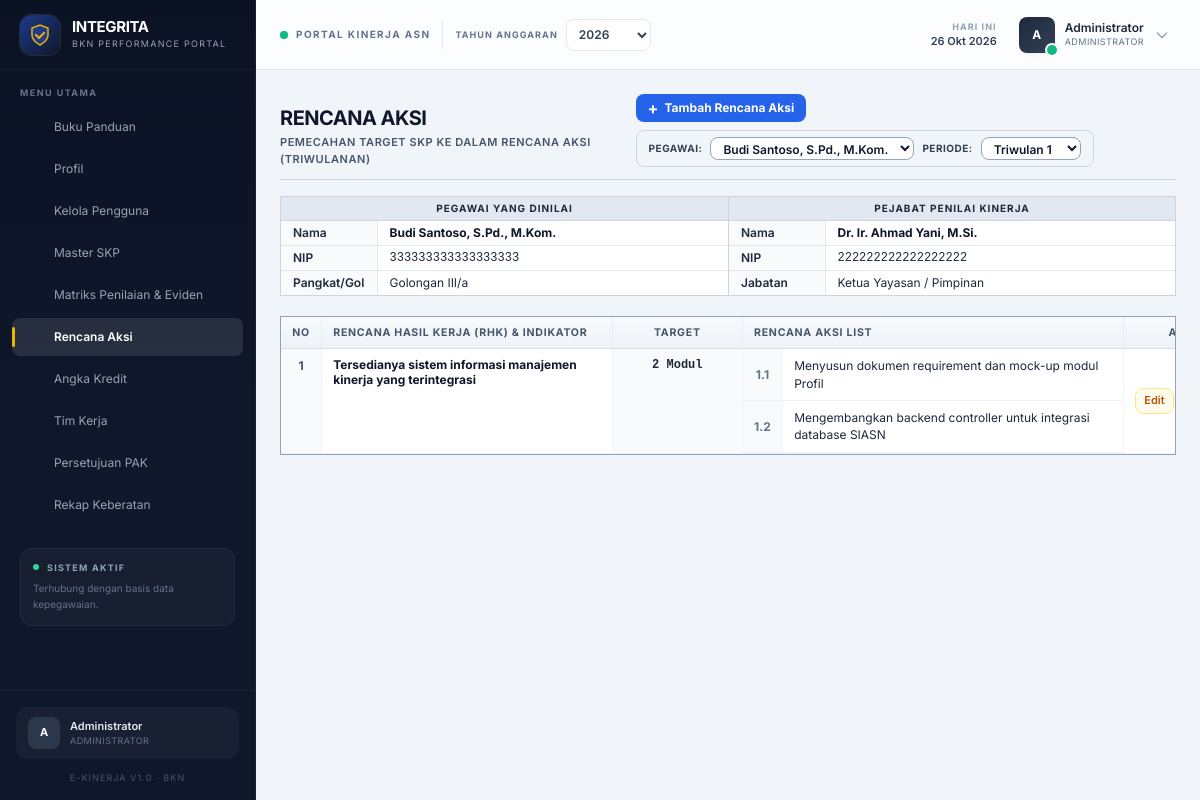
Page /index.php?page=rencana_aksi&tahun=2026 (signed in) on the committed database.
### tables this page shows
CREATE TABLE IF NOT EXISTS users (
    id INT AUTO_INCREMENT PRIMARY KEY,
    nip VARCHAR(20) NOT NULL UNIQUE,
    username VARCHAR(50) NOT NULL UNIQUE,
    password VARCHAR(255) NOT NULL,
    nama VARCHAR(100) NOT NULL,
    pangkat_golongan VARCHAR(50),
    jabatan VARCHAR(100),
    role ENUM('admin', 'ketua_yayasan', 'guru_pegawai') DEFAULT 'guru_pegawai',
    atasan_id INT NULL,
    email VARCHAR(100) NULL,
    no_hp VARCHAR(30) NULL,
    created_at TIMESTAMP DEFAULT CURRENT_TIMESTAMP,
    FOREIGN KEY (atasan_id) REFERENCES users(id) ON DELETE SET NULL
);

CREATE TABLE IF NOT EXISTS rencana_aksi (
    id INT AUTO_INCREMENT PRIMARY KEY,
    skp_id INT NOT NULL,
    user_id INT NOT NULL,
    triwulan TINYINT NOT NULL,
    rhk_indikator TEXT NOT NULL,
    target VARCHAR(100) NOT NULL,
    created_at TIMESTAMP DEFAULT CURRENT_TIMESTAMP,
    FOREIGN KEY (skp_id) REFERENCES skp(id) ON DELETE CASCADE,
    FOREIGN KEY (user_id) REFERENCES users(id) ON DELETE CASCADE
);

CREATE TABLE IF NOT EXISTS rencana_aksi_item (
    id INT AUTO_INCREMENT PRIMARY KEY,
    rencana_aksi_id INT NOT NULL,
    deskripsi TEXT NOT NULL,
    nomor_urut INT,
    created_at TIMESTAMP DEFAULT CURRENT_TIMESTAMP,
    FOREIGN KEY (rencana_aksi_id) REFERENCES rencana_aksi(id) ON DELETE CASCADE
);

### views/rencana_aksi.php (the view, shortened to what this page needs)
<?php
$role = $_SESSION['role'] ?? 'guru_pegawai';
$user_id = (int) ($_SESSION['user_id'] ?? 0);
$can_manage = in_array($role, ['admin', 'guru_pegawai'], true);
$list_pegawai = [];
if ($role === 'admin' || $role === 'ketua_yayasan') {
    $list_pegawai = $pdo->query("
        SELECT id, nama
        FROM users
        WHERE role = 'guru_pegawai'
        ORDER BY nama ASC
    ")->fetchAll();
    $allowed_pegawai_ids = array_map('intval', array_column($list_pegawai, 'id'));
    $requested_pegawai_id = isset($_GET['pegawai_id']) ? intval($_GET['pegawai_id']) : 0;
    $selected_pegawai_id = in_array($requested_pegawai_id, $allowed_pegawai_ids, true)
        ? $requested_pegawai_id
        : ($list_pegawai[0]['id'] ?? 0);
} else {
    $selected_pegawai_id = $user_id;
}
$triwulan = isset($_GET['triwulan']) ? intval($_GET['triwulan']) : 1;
$pegawai_stmt = $pdo->prepare("
    SELECT u.*, a.nama AS atasan_nama, a.nip AS atasan_nip, a.jabatan AS atasan_jabatan
    FROM users u
    LEFT JOIN users a ON u.atasan_id = a.id
    WHERE u.id = ?
");
$pegawai_stmt->execute([$selected_pegawai_id]);
$pegawai = $pegawai_stmt->fetch();
$rencana_stmt = $pdo->prepare("
    SELECT *
    FROM rencana_aksi
    WHERE user_id = ? AND triwulan = ?
    ORDER BY id ASC
");
$rencana_stmt->execute([$selected_pegawai_id, $triwulan]);
$rencana_list = $rencana_stmt->fetchAll();
$items_by_rencana = [];
if ($rencana_list) {
    $rencana_ids = array_map('intval', array_column($rencana_list, 'id'));
    $placeholders = implode(',', array_fill(0, count($rencana_ids), '?'));
    $item_stmt = $pdo->prepare("
        SELECT *
        FROM rencana_aksi_item
        WHERE rencana_aksi_id IN ($placeholders)
        ORDER BY id ASC
    ");
    $item_stmt->execute($rencana_ids);
    foreach ($item_stmt->fetchAll() as $item) {
        $items_by_rencana[(int) $item['rencana_aksi_id']][] = $item;
    }
}
?>
<div class="mb-4 flex flex-col justify-between gap-3 border-b border-slate-300 pb-3 sm:flex-row sm:items-end">
    <div>
        <h1 class="text-xl font-bold text-slate-900 uppercase tracking-tight">Rencana Aksi</h1>
        <p class="text-[11px] font-semibold text-slate-600 mt-0.5 uppercase tracking-wider">Pemecahan Target SKP ke dalam Rencana Aksi (Triwulanan)</p>
    </div>
    <div class="flex w-full flex-col gap-2 sm:w-auto sm:flex-row sm:flex-wrap sm:items-center">
        <?php if ($can_manage): ?>
            <button type="button" onclick="openRencanaModal(0)" class="mobile-action bg-blue-600 hover:bg-blue-700 text-white px-3 py-1.5 text-xs font-bold rounded-sm inline-flex items-center gap-1.5 sm:w-auto">
                <span class="text-base leading-none">+</span> Tambah Rencana Aksi
            </button>
        <?php endif; ?>
        <form method="GET" class="flex w-full flex-col gap-2 rounded-sm border border-slate-300 bg-slate-100 px-3 py-1.5 sm:w-auto sm:flex-row sm:flex-wrap sm:items-center">
            <?php if ($role === 'admin' || $role === 'ketua_yayasan'): ?>
                <label for="pegawaiIdRa" class="text-[10px] font-bold text-slate-700 uppercase tracking-wider">Pegawai:</label>
                <select id="pegawaiIdRa" name="pegawai_id" onchange="this.form.submit()" class="w-full rounded-sm border border-slate-400 bg-white px-2 py-1 text-xs font-semibold text-slate-900 focus:border-slate-800 focus:outline-none sm:w-auto sm:py-0.5">
                    <?php foreach ($list_pegawai as $item_pegawai): ?>
                        <option value="<?= (int) $item_pegawai['id'] ?>" <?= $selected_pegawai_id === (int) $item_pegawai['id'] ? 'selected' : '' ?>>
                            <?= htmlspecialchars($item_pegawai['nama'] ?? '', ENT_QUOTES, 'UTF-8') ?>
                        </option>
                    <?php endforeach; ?>
                </select>
            <?php endif; ?>
            <label for="triwulanRa" class="text-[10px] font-bold text-slate-700 uppercase tracking-wider">Periode:</label>
            <select id="triwulanRa" name="triwulan" onchange="this.form.submit()" class="w-full rounded-sm border border-slate-400 bg-white px-2 py-1 text-xs font-semibold text-slate-900 focus:border-slate-800 focus:outline-none sm:w-auto sm:py-0.5">
                <?php for ($i = 1; $i <= 4; $i++): ?>
                    <option value="<?= $i ?>" <?= $triwulan === $i ? 'selected' : '' ?>>Triwulan <?= $i ?></option>
                <?php endfor; ?>
            </select>
        </form>
    </div>
</div>
<?php if (!$pegawai): ?>
    <div class="bg-white border border-slate-200 rounded-sm p-8 text-center text-slate-500">
        Data pegawai tidak ditemukan.
    </div>
<?php else: ?>
    <div class="border border-slate-300 bg-white mb-5">
        <div class="grid grid-cols-1 md:grid-cols-2 md:divide-x divide-slate-300">
            <div>
                <div class="bg-slate-200 border-b border-slate-300 px-3 py-1 text-[10px] font-bold text-slate-800 uppercase tracking-widest text-center">Pegawai Yang Dinilai</div>
                <table class="w-full text-xs text-left table-fixed">
                    <tr class="border-b border-slate-200"><th class="w-24 px-3 py-1 bg-slate-50 font-semibold border-r border-slate-200">Nama</th><td class="px-3 py-1 font-bold text-slate-900"><?= htmlspecialchars($pegawai['nama'] ?? '', ENT_QUOTES, 'UTF-8') ?></td></tr>
                    <tr class="border-b border-slate-200"><th class="w-24 px-3 py-1 bg-slate-50 font-semibold border-r border-slate-200">NIP</th><td class="px-3 py-1 font-mono text-slate-800"><?= htmlspecialchars($pegawai['nip'] ?? '', ENT_QUOTES, 'UTF-8') ?></td></tr>
                    <tr><th class="w-24 px-3 py-1 bg-slate-50 font-semibold border-r border-slate-200">Pangkat/Gol</th><td class="px-3 py-1 text-slate-800"><?= htmlspecialchars($pegawai['pangkat_golongan'] ?? '-', ENT_QUOTES, 'UTF-8') ?></td></tr>
                </table>
            </div>
            <div>
                <div class="bg-slate-200 border-b border-slate-300 px-3 py-1 text-[10px] font-bold text-slate-800 uppercase tracking-widest text-center">Pejabat Penilai Kinerja</div>
                <table class="w-full text-xs text-left table-fixed">
                    <tr class="border-b border-slate-200"><th class="w-24 px-3 py-1 bg-slate-50 font-semibold border-r border-slate-200">Nama</th><td class="px-3 py-1 font-bold text-slate-900"><?= htmlspecialchars($pegawai['atasan_nama'] ?? '-', ENT_QUOTES, 'UTF-8') ?></td></tr>
                    <tr class="border-b border-slate-200"><th class="w-24 px-3 py-1 bg-slate-50 font-semibold border-r border-slate-200">NIP</th><td class="px-3 py-1 font-mono text-slate-800"><?= htmlspecialchars($pegawai['atasan_nip'] ?? '-', ENT_QUOTES, 'UTF-8') ?></td></tr>
                    <tr><th class="w-24 px-3 py-1 bg-slate-50 font-semibold border-r border-slate-200">Jabatan</th><td class="px-3 py-1 text-slate-800"><?= htmlspecialchars($pegawai['atasan_jabatan'] ?? '-', ENT_QUOTES, 'UTF-8') ?></td></tr>
                </table>
            </div>
        </div>
    </div>
    <div class="border border-slate-400 bg-white">
        <div class="table-scroll overflow-x-auto">
        <table class="w-full min-w-[960px] text-left border-collapse table-compact">
            <thead>
                <tr class="table-header">
                    <th class="w-10 text-center">No</th>
                    <th class="w-[35%]">Rencana Hasil Kerja (RHK) & Indikator</th>
                    <th class="w-[15%] text-center">Target</th>
                    <th class="<?= $can_manage ? 'w-[45%]' : 'w-[50%]' ?>">Rencana Aksi List</th>
                    <?php if ($can_manage): ?>
                        <th class="w-24 text-center">Aksi</th>
                    <?php endif; ?>
                </tr>
            </thead>
            <tbody class="align-top">
                <?php if (!$rencana_list): ?>
                    <tr>
                        <td colspan="<?= $can_manage ? 5 : 4 ?>" class="p-8 text-center text-slate-500">
                            Belum ada rencana aksi untuk Triwulan <?= $triwulan ?>.
                        </td>
                    </tr>
                <?php else: ?>
                    <?php foreach ($rencana_list as $index => $rencana): ?>
                        <?php
                        $rencana_id = (int) $rencana['id'];
                        $items = $items_by_rencana[$rencana_id] ?? [];
                        ?>
                        <tr class="border-t border-slate-300">
                            <td class="text-center font-bold text-slate-600 bg-slate-50"><?= $index + 1 ?></td>
                            <td class="bg-white">
                                <div class="font-bold text-slate-900 leading-tight"><?= htmlspecialchars($rencana['rhk_indikator'] ?? '', ENT_QUOTES, 'UTF-8') ?></div>
                            </td>
                            <td class="text-center font-bold font-mono text-slate-800 bg-slate-50"><?= htmlspecialchars($rencana['target'] ?? '', ENT_QUOTES, 'UTF-8') ?></td>
                            <td class="p-0 bg-white">
                                <table class="w-full h-full border-collapse">
                                    <?php if (!$items): ?>
                                        <tr class="bg-white">
                                            <td class="w-8 text-center border-r border-slate-200 font-bold text-slate-400 bg-slate-50 text-[10px]">-</td>
                                            <td class="px-2 py-1.5 leading-tight border-r border-slate-200 text-slate-400 italic">Belum ada rencana aksi terdaftar.</td>
                                        </tr>
                                    <?php else: ?>
                                        <?php foreach ($items as $item_index => $item): ?>
                                            <tr class="border-b border-slate-200 bg-white hover:bg-slate-50 transition-none">
                                                <td class="w-8 text-center border-r border-slate-200 font-bold text-slate-500 bg-slate-50 text-[10px]"><?= $index + 1 ?>.<?= $item_index + 1 ?></td>
                                                <td class="px-2 py-1.5 leading-tight border-r border-slate-200 text-slate-800"><?= htmlspecialchars($item['deskripsi'] ?? '', ENT_QUOTES, 'UTF-8') ?></td>
                                            </tr>
                                        <?php endforeach; ?>
                                    <?php endif; ?>
                                </table>
                            </td>
                            <?php if ($can_manage): ?>
                                <td class="p-2 text-center align-middle">
                                    <div class="flex items-center justify-center gap-1">
                                        <button type="button" onclick="openRencanaModal(<?= $rencana_id ?>)" class="bg-amber-50 text-amber-700 border border-amber-200 hover:bg-amber-100 px-2 py-1 text-[11px] font-semibold rounded-sm">
                                            Edit
                                        </button>
                                    </div>
                                </td>
                            <?php endif; ?>
                        </tr>
                    <?php endforeach; ?>
                <?php endif; ?>
            </tbody>
        </table>
        </div>
    </div>
<?php endif; ?>

### assets/css/app.css (style rules this page uses)
:root { color-scheme: light; }
html { scroll-behavior: smooth; }
body { overflow-x: hidden; font-feature-settings: "cv11", "ss01"; background-image: radial-gradient(1200px 600px at 100% -10%, rgba(59, 130, 246, 0.06), transparent 60%), radial-gradient(900px 500px at -10% 110%, rgba(202, 138, 4, 0.05), transparent 55%); background-attachment: fixed; }
.rounded-sm { border-radius: 8px !important; }
input[type="text"], input[type="email"], input[type="password"], input[type="number"], input[type="date"], input[type="url"], input[type="search"], input[type="tel"], select, textarea { border-radius: 8px; border-color: #dbe2ea; background-color: #ffffff; transition: border-color 0.16s ease, box-shadow 0.16s ease, background-color 0.16s ease; }
button { transition: background-color 0.16s ease, border-color 0.16s ease, color 0.16s ease, box-shadow 0.16s ease, transform 0.16s ease; }
* { scrollbar-width: thin; scrollbar-color: #cbd5e1 transparent; }
.table-compact th, .table-compact td { padding: 0.5rem 0.7rem; font-size: 0.75rem; line-height: 1.45; border-bottom: 1px solid #eef2f7; }
.table-compact th { border-right: 1px solid #e8edf4; }
.table-compact td { border-right: 1px solid #f1f5f9; }
.table-compact td:last-child, .table-compact th:last-child { border-right: 0; }
.table-compact td.p-0, .table-compact th.p-0 { padding: 0 !important; }
.table-header th { background: linear-gradient(180deg, #f8fafc 0%, #eef2f7 100%); color: #475569; font-weight: 700; text-transform: uppercase; font-size: 0.66rem; letter-spacing: 0.07em; border-bottom: 1px solid #d7e0ea !important; }
.table-compact tbody > tr { transition: background-color 0.15s ease; }
h1, h2, h3 { letter-spacing: -0.015em; }
.table-scroll { -webkit-overflow-scrolling: touch; overscroll-behavior-x: contain; scrollbar-gutter: stable; }
input, select, textarea { max-width: 100%; }

### rows in the picture
users: nama "Budi Santoso, S.Pd., M.Kom.", nip "333333333333333333", pangkat_golongan "Golongan III/a", atasan.nama "Dr. Ir. Ahmad Yani, M.Si.", atasan.nip "222222222222222222", atasan.jabatan "Ketua Yayasan / Pimpinan"
rencana_aksi: rhk_indikator "Tersedianya sistem informasi manajemen kinerja yang terintegrasi", target "2 Modul"
rencana_aksi_item: deskripsi "Menyusun dokumen requirement dan mock-up modul Profil"
rencana_aksi_item: deskripsi "Mengembangkan backend controller untuk integrasi database SIASN"

### other values in the picture
$item['label'] "Buku Panduan"
$item['label'] "Profil"
$item['label'] "Kelola Pengguna"
$item['label'] "Master SKP"
$item['label'] "Matriks Penilaian & Eviden"
$item['label'] "Rencana Aksi"
$item['label'] "Angka Kredit"
$item['label'] "Tim Kerja"
$item['label'] "Persetujuan PAK"
$item['label'] "Rekap Keberatan"
$initial "A"
$namaUser "Administrator"
$roleLabel "ADMINISTRATOR"
form field value "2026"
form field pegawai_id "Budi Santoso, S.Pd., M.Kom."
